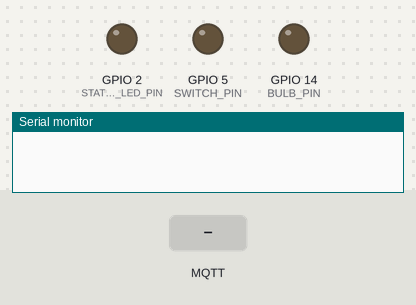
This sketch was run on a simulated ESP8266 (NodeMCU). On the bench: output pins drawn as LEDs (lit = HIGH), the last lines printed to the serial monitor. Inputs (shaded band) come from the test bench. WiFi joins after 1.5 s; servers stay silent unless stated; no MQTT or app messages arrive unless stated.

Above: at 0.0 s.
At 4.3 s:
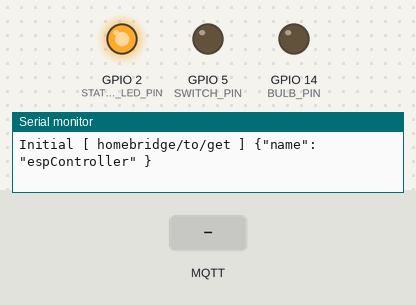
4.4 s: MQTT message "On" arrives on the first subscribed topic
6.0 s: MQTT message "On" arrives on the second subscribed topic
Timing chart, 0 to 9.0 s (numbered marks = the images above; inputs shaded):
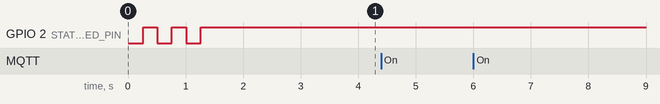

The sketch:

esp8266Controller.ino
```cpp
/*
COMMEND：
  5/8: client will set NO RESPONSE to home when it was offline.
*/

#include <ESP8266WiFi.h>
#include <PubSubClient.h>
#include <ArduinoJson.h>
#include "Timer.h"

//Pins
#define SWITCH_PIN 5  //D1          //high to turn on
#define BULB_PIN 14   //D5          //high to light up
#define STATUS_LED_PIN 2  //D4      //low to light up

//Network CONFIG
const char* ssid = "209wifi";
const char* password = "209209209";
const char* mqtt_server = "192.168.31.31";
const int mqtt_server_port = 1883;

//Homebridge-mqtt INFO
const char* accessory_name = "espController";   //general device
const char* service_switch = "espSwitch";         //sub device
const char* service_bulb = "espBulb";           //sub device

// Mosquitto TOPIC
const char* initTopic = "homebridge/to/get";         //publish
const char* subTopic = "homebridge/from/set";        //subscribe
const char* respTopic = "homebridge/from/response";
const char* reachableTopic = "homebridge/to/set/reachability";
const char* unreachablePayload = "{\"name\": \"espController\", \"reachable\": false}";      //!!! HOW to init ESP_NAME with accessory_name???
const char* reachablePayload = "{\"name\": \"espController\", \"reachable\": true}";

//Global Variables
long lastTime = 0;                //timer
long nowTime = 0;
bool switchStatus = false;        //status
bool bulbStatus = false;
bool recStatusFlag = false;
int bulbBrightness = 50;
char payload[250];                //payload

//Objects
WiFiClient espClient;             //connect to wifi
PubSubClient client(espClient);  //mqtt client
Timer timer;

void setup() {
  /* setup pin mode */
  pinMode(SWITCH_PIN, OUTPUT);
  pinMode(BULB_PIN, OUTPUT);
  pinMode(STATUS_LED_PIN, OUTPUT);

  /* setup function */
  Serial.begin(115200);
  setup_wifi();
  client.setServer(mqtt_server, mqtt_server_port);
  client.setCallback(callback);

  retrieveValue();  //get value from homebridge and setup

  delay(1000);    // Allow the hardware to sort itself out

  debugging("System", "Running", "Setup done, start working! ");

  /* set cyclical functiom with timer */
  //timer.every(5000, function);
}

void loop() {
  //Device offline?
  if (!client.connected()){ reconnect(); }

  client.loop();

  timer.update();

}

// retrieve value of accessory from homebridge when setup
void retrieveValue(){
  // wait untill received response
  while(recStatusFlag == false){
    if (!client.connected()){
      reconnect();
    }

    snprintf (payload, sizeof(payload), "{\"name\": \"%s\" }", accessory_name);
    client.publish(initTopic, payload);
    debugging("Initial", initTopic, payload);

    delay(1000);

    client.loop();
  }
  recStatusFlag = false;
  client.unsubscribe(respTopic);
}

// get accessory status from homebridge and init
bool initController(byte* json, unsigned int len){
  const int capacity = 2*JSON_OBJECT_SIZE(1)
                      + 4*JSON_OBJECT_SIZE(2);
  StaticJsonBuffer<capacity> jb;
  JsonObject& root = jb.parseObject(json);

  // Test if parsing succeeds.
  if (!root.success()) {
    debugging("Json", "Error", "Fail to parse Json");
    return false;
  }

  //NOT for this accessory
  /*if(root[accessory_name] == NULL ){
    return false;
  }*/

  bool bulbStat = root[accessory_name]["characteristics"][service_bulb]["On"];
  int  bulbBrig = root[accessory_name]["characteristics"][service_bulb]["Brightness"];
  bool switchStat = root[accessory_name]["characteristics"][service_switch]["On"];

  // init bulb
  if(bulbStat == true){
    analogWrite(BULB_PIN, bulbBrig);
  }
  else{
    digitalWrite(BULB_PIN, LOW);
  }

  // init switch
  digitalWrite(SWITCH_PIN, switchStat);

  return true;
}

// set controller status
bool setController(byte* json, unsigned int len){
  StaticJsonBuffer<200> jsonBuffer;
  JsonObject& root = jsonBuffer.parseObject(json);

  // Test if parsing succeeds.
  if (!root.success()) {
    debugging("Json", "Error", "Fail to parse Json");
    return false;
  }

  // Fliter
  String name = root["name"];
  if(name.equals(accessory_name) ){

    //foreach service
    String service_name = root["service_name"];
    String characteristic = root["characteristic"];
    String value = root["value"];
    /* bulb */
    if(service_name.equals(service_bulb) ){

      //DO SOMETHING refer to value
      if(characteristic.equals("On") ){
        if(value.equals("true") ){
          analogWrite(BULB_PIN, map(bulbBrightness, 0, 100, 0, 255) );
          debugging("Bulb", "On", "Bulb on" );
        }else{
          digitalWrite(BULB_PIN, LOW);
          debugging("Bulb", "Off", "Bulb off" );
        }
      }
      else if(characteristic.equals("Brightness") ){
        bulbBrightness = value.toInt();
        analogWrite(BULB_PIN, map(bulbBrightness, 0, 100, 0, 255) );
        debugging("Bulb", "Brightness", String(bulbBrightness) );
      }
      else{
        debugging("Bulb", "Error", "Fail to validate the value");
        return false;
      }
      return true;
    }
    /* switch */
    else if(service_name.equals(service_switch)){

      //DO SOMETHING refer to value
      if(value.equals("true") ){
        digitalWrite(SWITCH_PIN, HIGH);
        debugging("Switch", "Status", "On");
      }else if(value.equals("false") ){
        digitalWrite(SWITCH_PIN, LOW);
        debugging("Switch", "Status", "Off");
      }
      else{
        debugging("Switch", "Error", "Fail to validate the value");
        return false;
      }
    }
  }
  //debugging("Received Unknown Message", "Warning", "Not for this accessory or service" );
  return false;
}

//println debugging details to serial
void debugging(String title, String topic, String message){
  Serial.print(title);
  Serial.print(" [ ") ;
  Serial.print(topic);
  Serial.print(" ] ");
  Serial.println(message);
}

//reconnect to mqtt server
void reconnect() {
  // Loop until we're reconnected
  while (!client.connected()) {
    Serial.print("Attempting MQTT connection...");
    // Attempt to connect
    //if (client.connect(accessory_name)) {
    if (client.connect(accessory_name, reachableTopic, 2, false, unreachablePayload)) {
      Serial.println("connected");
      // Once connected, publish an announcement...
      client.publish(reachableTopic, reachablePayload);      //set reachable?

      // ... and resubscribe
      client.subscribe(subTopic);
      client.subscribe(respTopic);

    } else {
      digitalWrite(STATUS_LED_PIN, LOW);
      delay(1000);

      Serial.print("failed, rc=");
      Serial.print(client.state());
      Serial.println(" try again in 2 seconds");

      digitalWrite(STATUS_LED_PIN, HIGH);
      delay(1000);
    }
  }
}

void setup_wifi() {
  delay(10);
  // We start by connecting to a WiFi network
  Serial.println();
  Serial.print("Connecting to ");
  Serial.println(ssid);

  WiFi.begin(ssid, password);

  while (WiFi.status() != WL_CONNECTED) {
    digitalWrite(STATUS_LED_PIN, LOW);
    delay(250);

    Serial.print(".");

    digitalWrite(STATUS_LED_PIN, HIGH);
    delay(250);
  }

  randomSeed(micros());

  Serial.println("");
  Serial.println("WiFi connected");
  Serial.println("IP address: ");
  Serial.println(WiFi.localIP());
}

//CALL this function when recive a mqtt message
void callback(char* topic, byte* payload, unsigned int length) {
  //Serial.println("callback called");

  digitalWrite(STATUS_LED_PIN, LOW);

  if(strcmp(topic, respTopic) == 0){    //response Topic
    recStatusFlag = true;
    initController(payload, length);
  }
  else if(strcmp(topic, subTopic) == 0){  //set controller Topic
    setController(payload, length);
  }
  else{                                   //other Topic
    // do nothing
    /*///TEST
    Serial.print("[");
    Serial.print(topic);
    Serial.print("]");
    Serial.println((char*)payload);
    //TEST */
  }


  digitalWrite(STATUS_LED_PIN, HIGH);
}
```
